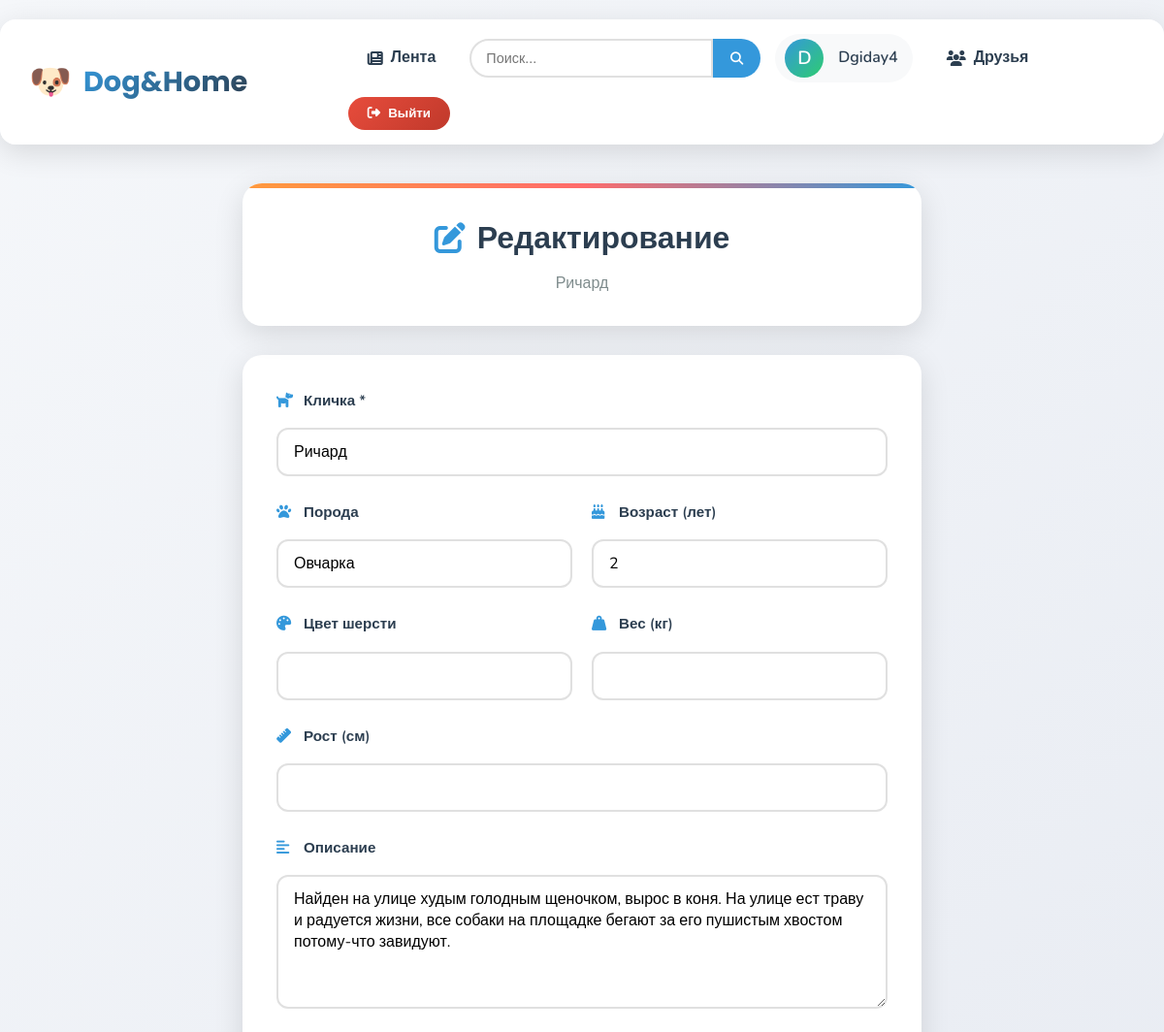
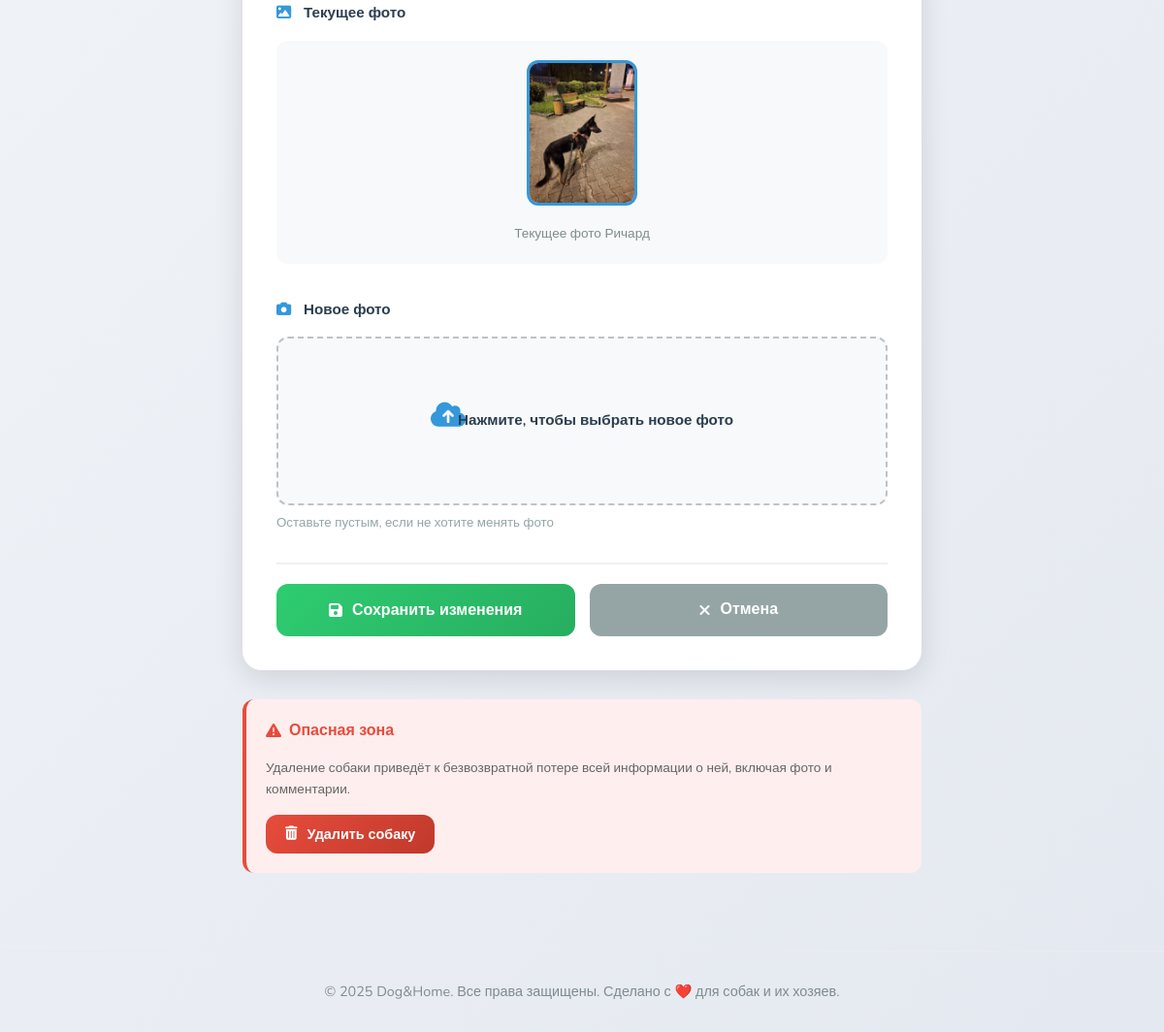
Screenshot of /edit_dog/1/ (signed in) with the database file from the repository (2 pictures, top to bottom).
### core/models.py (models this page shows)
class Dog(models.Model):
    name = models.CharField(max_length=20, verbose_name='Кличка')
    age = models.IntegerField(verbose_name='Возраст')
    image = models.ImageField(verbose_name='Фото', blank=True, null=True)
    profile = models.ForeignKey(Profile, on_delete=models.CASCADE, verbose_name='профиль пользователя')
    breed = models.CharField(max_length=100, verbose_name='Порода', blank=True)
    description = models.TextField(verbose_name='Описание', blank=True)
    health_status = models.CharField(max_length=50, verbose_name='Статус здоровья', default='Здоров', blank=True)
    class Meta:
        verbose_name = 'собака'
        verbose_name_plural = 'собаки'

### core/views.py (the view, shortened to what this page needs)
# urls.py: path('edit_dog/<int:dog_id>/', edit_dog, name='edit_dog'),
def edit_dog(request, dog_id):
    dog = get_object_or_404(Dog, id=dog_id)
    if request.user != dog.profile.user:
        messages.error(request, 'Это не ваша собака!')
        return redirect('dog_detail', dog_id=dog.id)
    return render(request, 'edit_dog.html', {'dog': dog})

### templates/edit_dog.html (shortened to what this page needs)
{% extends 'base.html' %}
{% load static %}
{% block extra_css %}
    <link rel="stylesheet" href="{% static 'css/edit_dog.css' %}">
{% endblock %}
{% block content %}
<div class="edit-container">
    <div class="edit-header">
        <h1>
            <i class="fas fa-edit"></i>
            Редактирование
        </h1>
        <p>{{ dog.name }}</p>
    </div>
    <form method="post" enctype="multipart/form-data" class="edit-form">
        <div class="form-group">
            <label for="name">
                <i class="fas fa-dog"></i> Кличка *
            </label>
            <input type="text" name="name" id="name" value="{{ dog.name }}" class="form-control" required>
        </div>
        <div class="form-row">
            <div class="form-group">
                <label for="breed">
                    <i class="fas fa-paw"></i> Порода
                </label>
                <input type="text" name="breed" id="breed" value="{{ dog.breed }}" class="form-control">
            </div>
            <div class="form-group">
                <label for="age">
                    <i class="fas fa-birthday-cake"></i> Возраст (лет)
                </label>
                <input type="number" name="age" id="age" value="{{ dog.age }}" class="form-control">
            </div>
        </div>
        <div class="form-row">
            <div class="form-group">
                <label for="color">
                    <i class="fas fa-palette"></i> Цвет шерсти
                </label>
                <input type="text" name="color" id="color" value="{{ dog.color }}" class="form-control">
            </div>
            <div class="form-group">
                <label for="weight">
                    <i class="fas fa-weight-hanging"></i> Вес (кг)
                </label>
                <input type="number" name="weight" id="weight" value="{{ dog.weight }}" class="form-control" step="0.1">
            </div>
        </div>
        <div class="form-group">
            <label for="height">
                <i class="fas fa-ruler"></i> Рост (см)
            </label>
            <input type="number" name="height" id="height" value="{{ dog.height }}" class="form-control">
        </div>
        <div class="form-group">
            <label for="description">
                <i class="fas fa-align-left"></i> Описание
            </label>
            <textarea name="description" id="description" rows="5" class="form-control">{{ dog.description }}</textarea>
        </div>
        {% if dog.image %}
        <div class="form-group">
            <label><i class="fas fa-image"></i> Текущее фото</label>
            <div class="current-photo">
                <img src="{{ dog.image.url }}" alt="{{ dog.name }}">
                <p>Текущее фото {{ dog.name }}</p>
            </div>
        </div>
        {% endif %}
<div class="form-group">
    <label for="imageInput">
        <i class="fas fa-camera"></i> Новое фото
    </label>
    <div class="file-input-container">
        <label class="file-input-label" for="imageInput">
            <i class="fas fa-cloud-upload-alt"></i>
            <span>Нажмите, чтобы выбрать новое фото</span>
        </label>
    </div>
    <small style="color: #95a5a6;">Оставьте пустым, если не хотите менять фото</small>
</div>
        <div class="form-actions">
            <button type="submit" class="btn btn-save">
                <i class="fas fa-save"></i> Сохранить изменения
            </button>
            <a href="{% url 'dog_detail' dog.id %}" class="btn btn-cancel">
                <i class="fas fa-times"></i> Отмена
            </a>
        </div>
    </form>
    <div class="danger-zone">
        <h3>
            <i class="fas fa-exclamation-triangle"></i>
            Опасная зона
        </h3>
        <p>Удаление собаки приведёт к безвозвратной потере всей информации о ней, включая фото и комментарии.</p>
        <form method="post" action="{% url 'delete_dog' dog.id %}"
              onsubmit="return confirm('Вы уверены, что хотите удалить собаку {{ dog.name }}? Это действие нельзя отменить.')">
            <button type="submit" class="btn btn-danger">
                <i class="fas fa-trash-alt"></i> Удалить собаку
            </button>
        </form>
    </div>
</div>
{% endblock %}

### templates/base.html (shortened to what this page needs)
{% load static %}
{% load webpush_notifications %}
<!DOCTYPE html>
<html lang="ru">
<head>
    <link rel="stylesheet" href="https://cdnjs.cloudflare.com/ajax/libs/font-awesome/6.4.0/css/all.min.css">
    <link rel="stylesheet" href="{% static 'css/main.css' %}">
    {% block extra_css %}{% endblock %}
</head>
<body>
    <nav class="navbar">
        <div class="nav-container">
            <a href="{% url 'main' %}" class="logo">
                <div class="logo-icon">🐶</div>
                <div class="logo-text">Dog&Home</div>
            </a>
            <div class="nav-links">
                <a href="{% url 'news_feed' %}" class="nav-link">
                    <i class="fas fa-newspaper"></i>
                    Лента
                </a>
                <form method="get" action="{% url 'search_users' %}" class="search-form">
                    <input type="text" name="q" placeholder="Поиск..." value="{{ request.GET.q|default:'' }}">
                    <button type="submit"><i class="fas fa-search"></i></button>
                </form>
                {% if user.is_authenticated %}
                    <div class="user-info">
                        <a href="{% url 'profile_card' %}" class="user-avatar">
                            {{ user.first_name|default:user.username|first|upper }}
                        </a>
                        <div class="user-name">
                            {% if user.first_name %}
                                {{ user.first_name }}
                            {% else %}
                                {{ user.username }}
                            {% endif %}
                        </div>
                    </div>
                    <a href="{% url 'friends_list' %}" class="nav-link">
                        <i class="fas fa-users"></i>
                        Друзья
                    </a>
                    <form action="{% url 'logout' %}" method="post" style="display: inline;">
                        <button type="submit" class="logout-btn">
                            <i class="fas fa-sign-out-alt"></i>
                            Выйти
                        </button>
                    </form>
                {% endif %}
            </div>
        </div>
    </nav>
    <div class="container">
        {% block content %}
        {% endblock %}
    </div>
    <footer class="footer">
        <p>© 2025 Dog&Home. Все права защищены. Сделано с ❤️ для собак и их хозяев.</p>
    </footer>
</body>
</html>

### static/css/main.css (style rules this page uses)
:root { --primary-color: #3498db; --secondary-color: #2c3e50; --accent-color: #e74c3c; --light-color: #ecf0f1; --success-color: #2ecc71; --warning-color: #f39c12; --shadow: 0 8px 30px rgba(0, 0, 0, 0.12); --shadow-hover: 0 15px 40px rgba(0, 0, 0, 0.15); --border-radius: 16px; --transition: all 0.3s cubic-bezier(0.25, 0.8, 0.25, 1); }
* { margin: 0; padding: 0; box-sizing: border-box; }
body { font-family: 'Nunito', sans-serif; background: linear-gradient(135deg, #f5f7fa 0%, #e4e8f0 100%); color: var(--secondary-color); min-height: 100vh; line-height: 1.6; }
.container { max-width: 1400px; margin: 0 auto; padding: 20px; }
.navbar { background: rgba(255, 255, 255, 0.95); backdrop-filter: blur(10px); box-shadow: var(--shadow); border-radius: var(--border-radius); padding: 15px 30px; margin-bottom: 40px; position: sticky; top: 20px; z-index: 1000; }
.nav-container { display: flex; justify-content: space-between; align-items: center; flex-wrap: wrap; gap: 15px; }
.logo { display: flex; align-items: center; gap: 12px; text-decoration: none; }
.logo-icon { font-size: 2.2rem; color: var(--primary-color); animation: bounce 2s infinite; }
.logo-text { font-family: 'Poppins', sans-serif; font-size: 1.8rem; font-weight: 700; background: linear-gradient(135deg, var(--primary-color), var(--secondary-color)); -webkit-background-clip: text; -webkit-text-fill-color: transparent; background-clip: text; }
.nav-links { display: flex; gap: 15px; align-items: center; flex-wrap: wrap; }
.nav-link { text-decoration: none; color: var(--secondary-color); font-weight: 600; padding: 10px 20px; border-radius: 50px; transition: var(--transition); display: flex; align-items: center; gap: 8px; }
.user-info { display: flex; align-items: center; gap: 15px; padding: 5px 15px 5px 10px; background: #f8f9fa; border-radius: 50px; }
.user-avatar { width: 40px; height: 40px; background: linear-gradient(135deg, var(--primary-color), var(--success-color)); border-radius: 50%; display: flex; align-items: center; justify-content: center; color: white; font-weight: 600; font-size: 1.2rem; text-decoration: none; }
.user-name { font-weight: 600; color: var(--secondary-color); }
.logout-btn { background: linear-gradient(135deg, var(--accent-color), #c0392b); color: white; border: none; padding: 8px 20px; border-radius: 50px; cursor: pointer; font-weight: 600; transition: var(--transition); display: flex; align-items: center; gap: 8px; font-family: 'Nunito', sans-serif; }
.search-form { display: flex; max-width: 300px; width: 100%; }
.search-form input { flex: 1; padding: 10px 15px; border: 2px solid #e0e0e0; border-radius: 50px 0 0 50px; font-size: 0.9rem; outline: none; transition: var(--transition); }
.search-form button { background: var(--primary-color); border: none; padding: 10px 18px; border-radius: 0 50px 50px 0; color: white; cursor: pointer; transition: var(--transition); }
.form-group { display: flex; flex-direction: column; gap: 8px; }
.file-input-container { position: relative; border: 2px dashed #bdc3c7; border-radius: 12px; padding: 40px; text-align: center; transition: var(--transition); cursor: pointer; }
.footer { text-align: center; margin-top: 60px; padding: 30px; color: #7f8c8d; font-size: 0.9rem; border-top: 1px solid #e9ecef; }

### rows the page displays
Dog: name "Ричард", breed "Овчарка", age "2", description "Найден на улице худым голодным щеночком, вырос в коня. На улице ест траву и радуется жизни, все собаки на площадке бегают за его пушистым хвостом потому-что завидуют.", image (picture)

### other values shown
{{ user.first_name|default:user.username|first|upper }} "D"
{{ user.username }} "Dgiday4"
